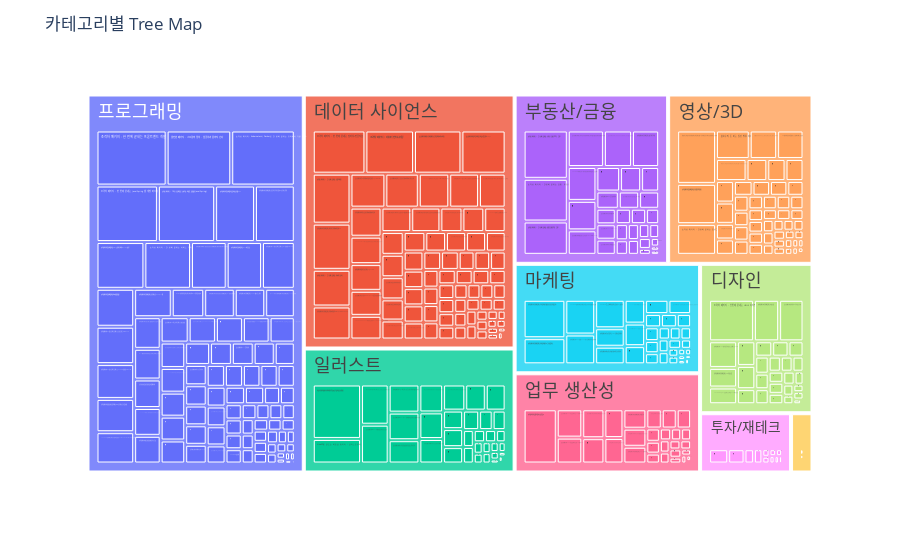

Notebook cell for this chart:
### Markdown cell above
## 카테고리별 Treemap
- 월별 실거래금액 합
- 유형:PAYMENT로 소팅했기 때문에 환불금액은 제외되어 있음

### Code cell
import plotly.express as px
fig2 = px.treemap(df_payment, path=['카테고리', '코스이름'], values='실거래금액')
fig2.update_layout(title_text='카테고리별 Tree Map')
fig2.update_traces(textfont_size=18)  # 원하는 텍스트 크기로 변경
fig2.show()

### Figure 1 — Plotly figure (JSON) as saved in the notebook; plotly's stock layout.template omitted (floating-point values rounded to 4 significant figures; data arrays with more than 128 entries replaced by an {"elided": "..."} marker saying what was removed)
{"data": [{"branchvalues": "total", "domain": {"x": [0, 1], "y": [0, 1]}, "hovertemplate": "labels=%{label}<br>실거래금액=%{value}<br>parent=%{parent}<br>id=%{id}<extra></extra>", "ids": {"elided": "415 str values"}, "labels": {"elided": "415 str values"}, "name": "", "parents": {"elided": "415 str values"}, "textfont": {"size": 18}, "type": "treemap", "values": {"elided": "415 int values"}}], "layout": {"legend": {"tracegroupgap": 0}, "margin": {"t": 60}, "title": {"text": "카테고리별 Tree Map"}}}
